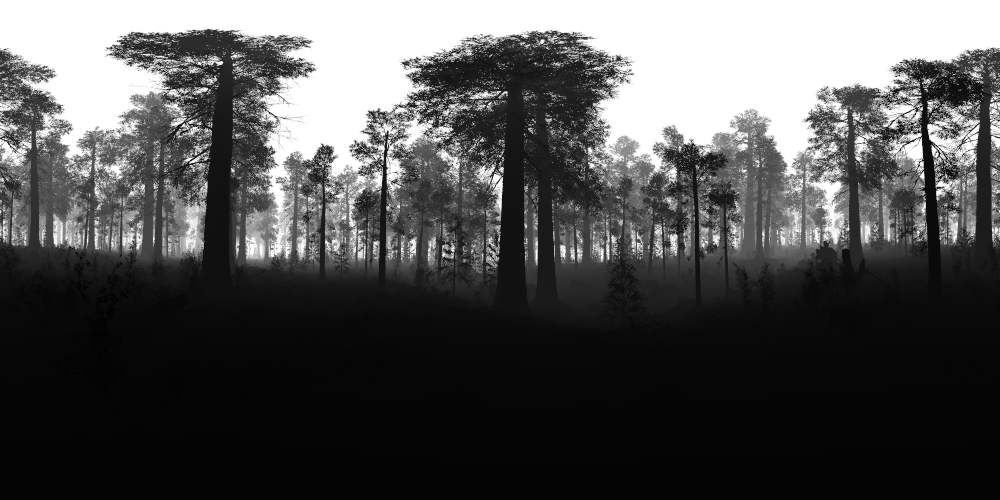
#> input picture EQUI_AIRSIM/old/equi_script_depth.png, 1000 x 500 px, found by its file name
$ jupyter execute Untitled.ipynb   (shell and % lines are left out)
#> lines starting #> are read from the running program, lines starting #| are printed output that depends on the picture; long printed decimals are rounded
[cell 1]
import cv2 as cv
from ipywidgets import interact, widgets
from IPython.display import display
import matplotlib.pyplot as plt
import warnings
import numpy as np

from copy import copy
from skimage.morphology import disk
from skimage.filters import rank
from skimage.color import rgb2gray
import skimage.data

[cell 2]
imgDepth = cv.cvtColor(cv.imread('/media/mis/Disque_E/equi_script_depth.png'), cv.COLOR_BGR2GRAY)
#> imgDepth: shape (500, 1000); min 2, max 255, mean 82.6
print(imgDepth.shape)
#| (500, 1000)

[cell 3]
plt.figure()
#> (this line was passed over: IPython is not available in this run)
plt.hist(imgDepth.flatten(), bins=256)
#> (this line was passed over: IPython is not available in this run)
plt.show()

[cell 4]
print("median : ", np.median(imgDepth.flatten()))
#| median :  32.0
print("mean : ", np.mean(imgDepth.flatten()))
#| mean :  82.610

[cell 5]
imgSS = cv.cvtColor(cv.imread('/media/mis/Disque_E/equi_script_ss.png'), cv.COLOR_BGR2GRAY)
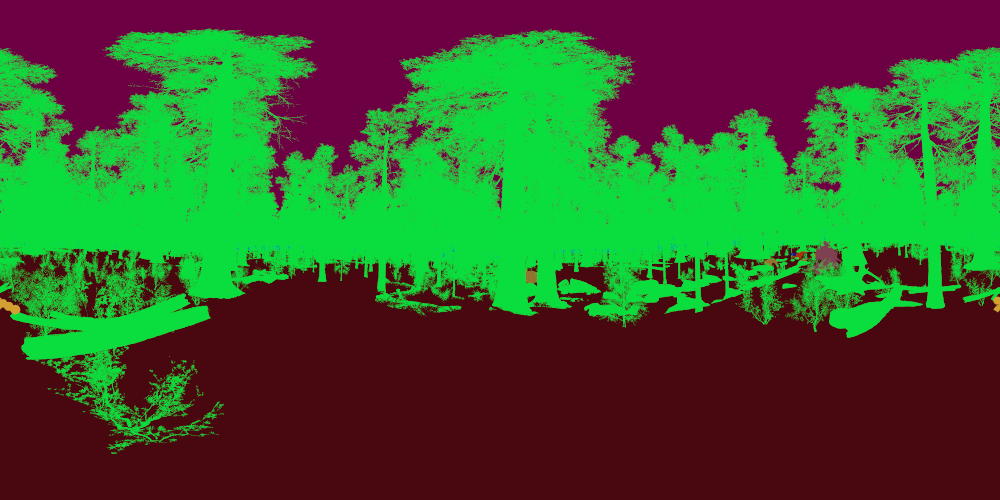
#> input picture EQUI_AIRSIM/old/equi_script_ss.png, 1000 x 500 px, found by its file name
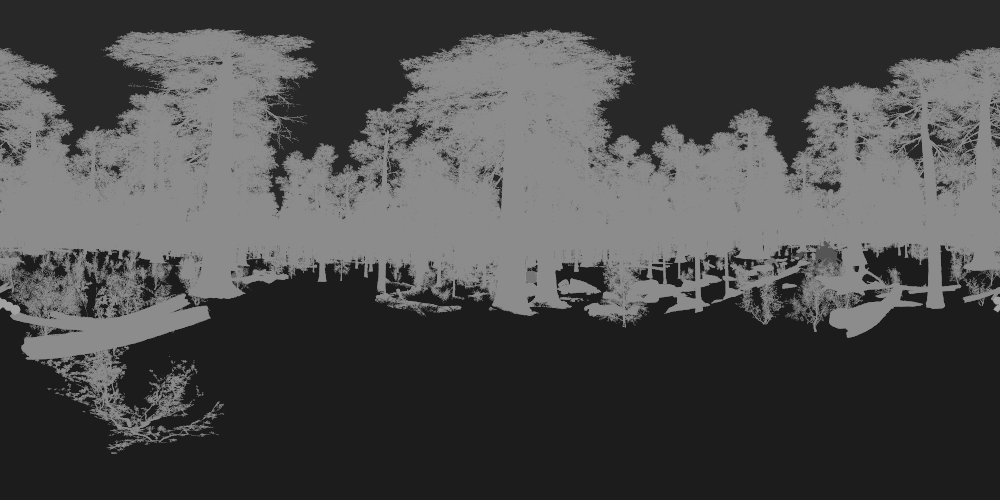
#> imgSS: shape (500, 1000); min 28, max 167, mean 75.2
print(imgSS.shape)
#| (500, 1000)
plt.figure()
#> (this line was passed over: IPython is not available in this run)
plt.imshow(imgSS, cmap='gray')
#> (this line was passed over: IPython is not available in this run)
plt.show()
print('ciel: ', imgSS[0,0])
#| ciel:  40
print('arbres: ', imgSS[200,0])
#| arbres:  99
print('sol: ', imgSS[400,0])
#| sol:  28

[cell 6]
imgRGB = cv.cvtColor(cv.imread('/media/mis/Disque_E/equi_script_rgb.png'), cv.COLOR_BGR2RGB)
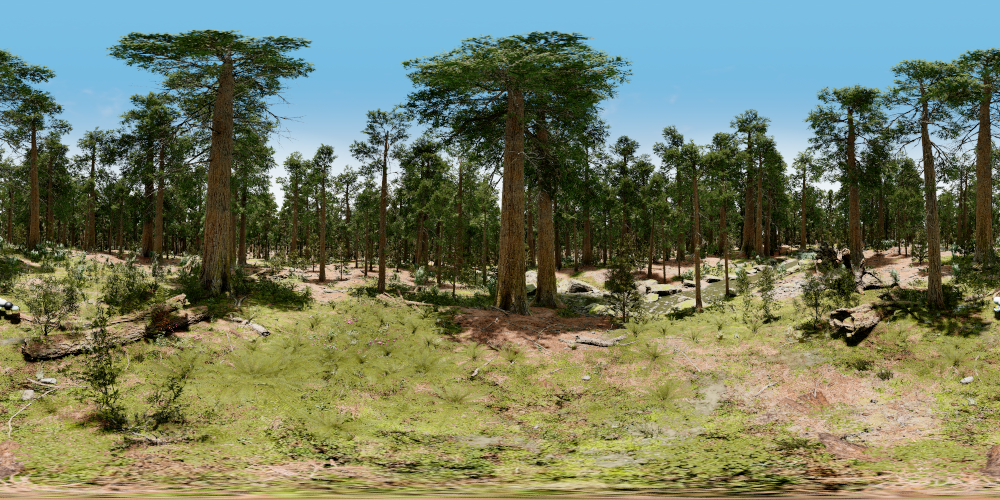
#> input picture EQUI_AIRSIM/old/equi_script_rgb.png, 1000 x 500 px, found by its file name
imgDepth = cv.cvtColor(cv.imread('/media/mis/Disque_E/equi_script_depth.png'), cv.COLOR_BGR2RGB)
#> imgDepth is the input picture: shape (500, 1000, 3); min 2, max 255, mean 82.6

plt.figure(figsize=(16,16))
#> (this line was passed over: IPython is not available in this run)
plt.subplot(1,2,1)
#> (this line was passed over: IPython is not available in this run)
plt.imshow(imgRGB)
#> (this line was passed over: IPython is not available in this run)
plt.subplot(1,2,2)
plt.imshow(imgDepth)
plt.show()

print("Min/max depth values : ", np.min(imgDepth), np.max(imgDepth))

imgRGB_clip = copy(imgRGB)
imgRGB_clip[np.where(imgDepth>200)] = 0

imgDepth_clip = copy(imgDepth)
imgDepth_clip[np.where(imgDepth>200)] = 0

plt.figure(figsize=(16,16))
plt.subplot(1,2,1)
plt.imshow(imgRGB_clip)
plt.subplot(1,2,2)
plt.imshow(imgDepth_clip)
plt.show()
